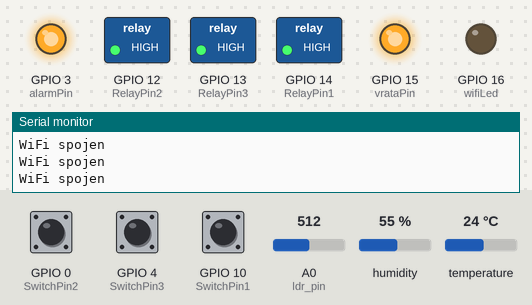
A sketch run on a simulated ESP8266 (NodeMCU). Shown: switched loads named in the sketch (green lamp = pin HIGH), output pins drawn as LEDs (lit = HIGH), the last lines printed to the serial monitor. Dashed ring = blinking. The test bench sets the inputs (shaded band); at power-on: GPIO 0 (SwitchPin2) HIGH, GPIO 4 (SwitchPin3) HIGH, GPIO 10 (SwitchPin1) HIGH, A0 (ldr_pin) = 512, humidity 55 %, temperature 24 °C. WiFi joins after 1.5 s; servers stay silent unless stated.

Above: at 3.0 s.
3.1 s: GPIO 0 (SwitchPin2) pulled LOW for 1 s
At 5.0 s:
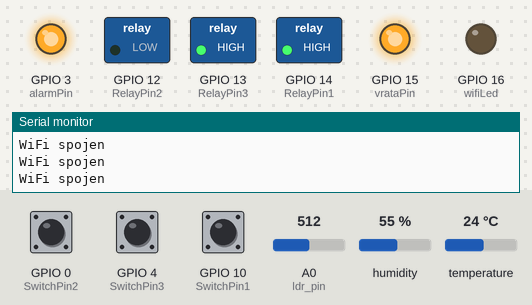
5.6 s: GPIO 4 (SwitchPin3) pulled LOW for 3.2 s
At 6.1 s:
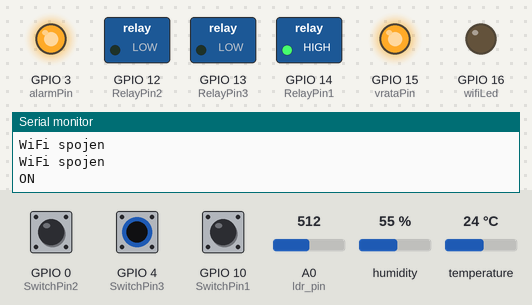
10.3 s: GPIO 10 (SwitchPin1) pulled LOW for 0.15 s
At 11.7 s:
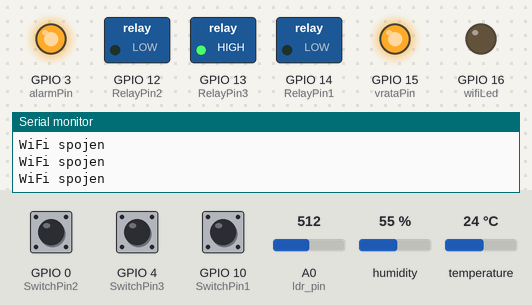
12.0 s: GPIO 0 (SwitchPin2) pulled LOW for 0.15 s
At 13.4 s:
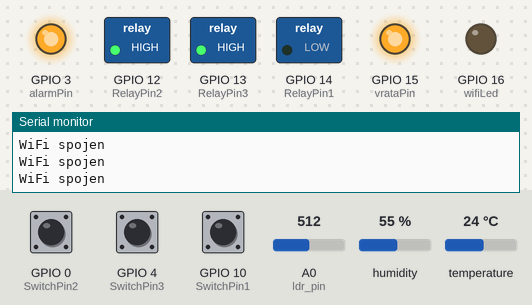
13.7 s: GPIO 4 (SwitchPin3) pulled LOW for 0.15 s
At 15.1 s:
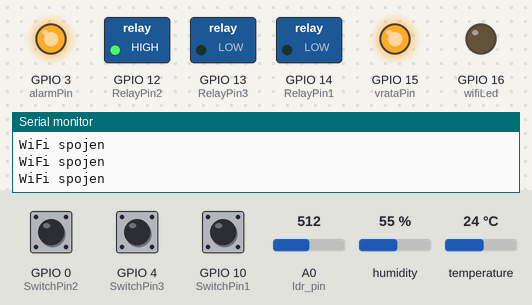
15.4 s: GPIO 10 (SwitchPin1) pulled LOW for 1 s
At 17.5 s:
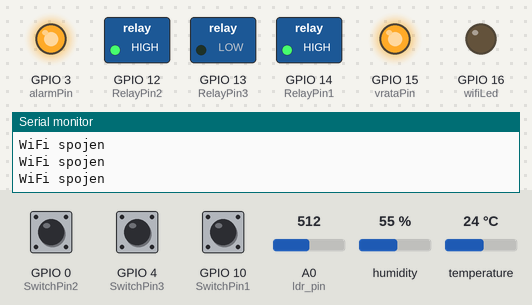
Timing chart, 0 to 18.9 s (numbered marks = the images above; inputs shaded):
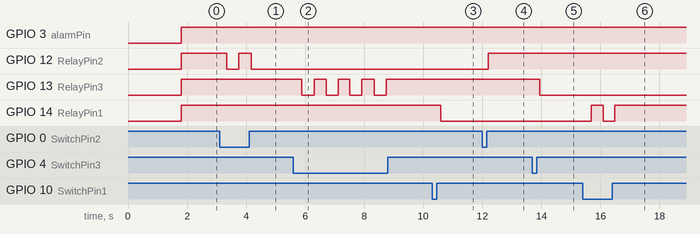

Measured:
- after the input at 3.1 s, GPIO 12 (RelayPin2): HIGH → LOW after 0.24 s, → HIGH 0.40 s later, → LOW 0.43 s later
- after the input at 5.6 s, GPIO 13 (RelayPin3): alternates HIGH for 0.40 s and LOW for 0.40 s, 8 changes in all, then stays HIGH, starting after 0.29 s
- after the input at 10.3 s, GPIO 14 (RelayPin1): HIGH → LOW after 0.29 s
- after the input at 12.0 s, GPIO 12 (RelayPin2): LOW → HIGH after 0.21 s
- after the input at 13.7 s, GPIO 13 (RelayPin3): HIGH → LOW after 0.25 s
- after the input at 15.4 s, GPIO 14 (RelayPin1): LOW → HIGH after 0.29 s, → LOW 0.40 s later, → HIGH 0.40 s later

The sketch:

esp8266.ino
```cpp
// Mislav Stipić 2021 "Sustav za pametnu kuću" (dio za esp8266)
// projekt uključuje mjerenje temperature i vlage, kontrola alarma, uređaja, i vrata preko BLYNK aplikacije,
// uključuje "tihi" alarm za notifikacije na mobitelu

// Projekt koristi dva mikrokontrolera zbog uštede ožičenja i manjka pinova na esp8266 ploči


#define BLYNK_PRINT Serial
#include <BlynkSimpleEsp8266.h>   // biblioteka za povezivanje s aplikacijom
#include <ESP8266WiFi.h>          // biblioteka za povezivanje s internetom
#include <SPI.h>                  // biblioteka za SPI protokol kod povezivanja s DHT11
#include <DHT.h>                  // biblioteka za DHT senzor
#include <Adafruit_Sensor.h>      // biblioteka za prilagodbu DHT biblioteke ovom mikrokontorleru

#define DHTPIN 5            // Digital pin D1 za DHT11

// Odkomentiraj senzor koji se koristi (u našem slučaju to je DHT11)

#define DHTTYPE DHT11       // DHT 11
//#define DHTTYPE DHT22     // DHT 22, AM2302, AM2321
//#define DHTTYPE DHT21     // DHT 21, AM2301

DHT dht(DHTPIN, DHTTYPE);   // pridjeli pin i tip senzora objektu dht

WidgetLED led1(V6);   // za notifikaciju aktivnosti alarma na mobitelu

// definicije pinova za spajanje
#define RelayPin1 14  //D5    // releji
#define RelayPin2 12  //D6
#define RelayPin3 13  //D7

#define vrataPin 15   //D8    // spoji na arduino pin 6
#define alarmPin 3    //RX    // spoji na arduino pin 7

#define SwitchPin1 10  //SD3  // pinovi za sklopkice
#define SwitchPin2 0   //D3
#define SwitchPin3 4   //D2

#define wifiLed   16   //D0   // led dioda za status wifija

#define VPIN_BUTTON_1    V1   // virtualni pinovi za povezivanje aplokacije sa programom
#define VPIN_BUTTON_2    V2
#define VPIN_BUTTON_3    V3
#define vrata_button     V4
#define alarm_button     V5

int rel_status_1 = 1; // statusi releja (0 je aktivno , 1 neaktivno)
int rel_status_2 = 1;
int rel_status_3 = 1;

int vrata_status = 1; // status za otvoreno/zatvoreno za vrata

int wifiFlag = 0;     // zasstavica za provjeru povezanosti s internetom

int ldr_pin = A0;          // pin za senzor alarma
int alarm_status = 0;      // varijabla koja služi za dojavu o statusu alarma
float analogValue;         // pomoćna varijabla za alarm (za očitanje sa senzora)

/*
#define AUTH "_MJrfol9yUZU3CSqUUmQ8dAhoiQWSHET"  // Token za Blynk aplikaciju.
#define WIFI_SSID "AndroidAP5552"             // Wifi ime
#define WIFI_PASS "enoc2257"          // wifi šifra
*/

char auth[] = "_MJrfol9yUZU3CSqUUmQ8dAhoiQWSHET";

// Your WiFi credentials.
// Set password to "" for open networks.
char ssid[] = "AndroidAP";   //enter your wi-fi name
char pass[] = "pass";

BlynkTimer timer; // inicijalizacija tajmera iz BlynkSimpleEsp8266.h biblioteke

void posaljiSenzor(){     //funkcija koja čita sa senzora i šalje podatke na mobitel

  float h = dht.readHumidity();    // čitaj vlažnost zraka sa DHT11 senzora
  float t = dht.readTemperature(); // čitaj temperaturu zraka sa DHT11 senzora

  Blynk.virtualWrite(V12, h);  //V11 is for Humidity
  Blynk.virtualWrite(V11, t);  //V12 is for Temperature
}


void mob_alarm(){     // funkcija za slanje notifikacije na mob o statusu alarma i paljenje alarma

 analogValue = analogRead(ldr_pin)* (3.3 / 1023.0); // provjeri senzor
 //Serial.println(analogValue);

 if(analogValue <= 3){  // ako je osvjetljenost senzora pala ispod 3.0 izvrši sljedeće
    led1.on();          // upali led diodu u aplikaciji
    alarm_status = 1;   // promjeni status alarma u "aktivno"
    digitalWrite(alarmPin, alarm_status);   // promjeni stanje na izlazu za uno
 }

 if(alarm_status == 0)   // ako alarm nije aktiviran nemoj raditi ništa
    led1.off();

   delay(100);
}


void relayOnOff(int relay){     // sortiranje ručnog i on line paljenja i gašenja releja

    switch(relay){        // aplikacija radi negirano (1 je LOW, 0 je HIGH)
      case 1:             // ako smo odabrali prvi relej promjeni njegovo stanje
             if(rel_status_1 == 1){
              digitalWrite(RelayPin1, LOW); // upali relej 1
              rel_status_1 = 0;             // promjeni status prvog releja
              Serial.println("ON");
              }
             else{
              digitalWrite(RelayPin1, HIGH); // ugasi relej 1
              rel_status_1 = 1;              // promjeni status prvog releja
              Serial.println("OFF");
              }
             delay(100);
      break;
      case 2:             // ako smo odabrali drugi relej promjeni njegovo stanje
             if(rel_status_2 == 1){
              digitalWrite(RelayPin2, LOW); // upali relej 2
              rel_status_2 = 0;             // promjeni status drugog releja
              Serial.println("ON");
              }
             else{
              digitalWrite(RelayPin2, HIGH); // ugasi relej 2
              rel_status_2 = 1;              // promjeni status drugog releja
              Serial.println("OFF");
              }
             delay(100);
      break;
      case 3:             // ako smo odabrali treći relej promjeni njegovo stanje
             if(rel_status_3 == 1){
              digitalWrite(RelayPin3, LOW); // upali relej 3
              rel_status_3 = 0;             // promjeni status trećeg releja
              Serial.println("ON");
              }
             else{
              digitalWrite(RelayPin3, HIGH); // ugasi relej 3
              rel_status_3 = 1;              // promjeni status trećeg releja
              Serial.println("OFF");
              }
             delay(100);
      break;

      default : break;      // u svim ostalim slučajevima nemoj ništa raditi
      }

}

void releji(){  // ručno paljenje releja

    if (digitalRead(SwitchPin1) == LOW){ // ako je sklopka 1, LOW
      delay(200);
      relayOnOff(1);   // promjeni stanje
      Blynk.virtualWrite(VPIN_BUTTON_1, rel_status_1);   // osvježi dugme 1 na aplikaciji
    }
    else if (digitalRead(SwitchPin2) == LOW){ // ako je sklopka 2, LOW
      delay(200);
      relayOnOff(2);   // promjeni stanje
      Blynk.virtualWrite(VPIN_BUTTON_2, rel_status_2);   // osvježi dugme 2 na aplikaciji
    }
    else if (digitalRead(SwitchPin3) == LOW){ // ako je sklopka 3, LOW
      delay(200);
      relayOnOff(3);   // promjeni stanje
      Blynk.virtualWrite(VPIN_BUTTON_3, rel_status_3);   // osvježi dugme 3 na aplikaciji
    }

}


// sinkronizacija sa aplikacijom u slučaju prekida interneta sa esp pločom
BLYNK_CONNECTED() {
  // zatraži zadnju vrijednost sa servera
  Blynk.syncVirtual(VPIN_BUTTON_1);   //dugmad za releje
  Blynk.syncVirtual(VPIN_BUTTON_2);
  Blynk.syncVirtual(VPIN_BUTTON_3);

  Blynk.syncVirtual(vrata_button);  // dugme za vrata
  Blynk.syncVirtual(alarm_button);  // dugme za reset alarma
}

// kada upremo dugme promijeni stanja

BLYNK_WRITE(VPIN_BUTTON_1) {
  rel_status_1 = param.asInt();            // spremi vrijednost u stanje 1 sa mobitela
  digitalWrite(RelayPin1, rel_status_1);   // promjeni stanje na izlazu
}

BLYNK_WRITE(VPIN_BUTTON_2) {
  rel_status_2 = param.asInt();            // spremi vrijednost u stanje 2 sa mobitela
  digitalWrite(RelayPin2, rel_status_2);   // promjeni stanje na izlazu
}

BLYNK_WRITE(VPIN_BUTTON_3) {
  rel_status_3 = param.asInt();            // spremi vrijednost u stanje 3 sa mobitela
  digitalWrite(RelayPin3, rel_status_3);   // promjeni stanje na izlazu
}


BLYNK_WRITE(vrata_button) {
  vrata_status = param.asInt();           // spremi vrijednost u vrata_status sa mobitela
  digitalWrite(vrataPin, vrata_status);   // promjeni stanje na izlazu
}

BLYNK_WRITE(alarm_button) {
  alarm_status = param.asInt();           // spremi vrijednost u alarm_status sa mobitela
  digitalWrite(alarmPin, alarm_status);   // promjeni stanje na izlazu
}


void checkBlynkStatus(){ // ova funkcija se poziva svako 3 sekunde sa SimpleTimer-om

  bool isconnected = Blynk.connected();   // provjera da li je ploča spojena s internetom
  if (isconnected == false) {    // ako ploča nije spojena s internetom
    wifiFlag = 1;                // promjeni stanje zastavice
    digitalWrite(wifiLed, HIGH); // isključi ledicu za status povezanosti s internetom
  }
  if (isconnected == true) {    // ako je sloča spojena s internetom
    wifiFlag = 0;               // promjeni stanje zastavice
    digitalWrite(wifiLed, LOW); // uključi ledicu za status povezanosti s internetom
  }
}

// setup funkcija je funkcija koja se izvršava samo jedan put
void setup()
{
  Serial.begin(9600); // usb povezivanje s računalom 9600 mbps

  Blynk.begin(auth, ssid, pass);
  pinMode(RelayPin1, OUTPUT); // definicija relejni pinova kao izlazi
  pinMode(RelayPin2, OUTPUT);
  pinMode(RelayPin3, OUTPUT);

  pinMode(vrataPin, OUTPUT);  // definicija pina za status otvorenosti vrata kao izlaz za povezivanjem sa uno-om
  pinMode(alarmPin, OUTPUT);  // definicija pina za status alarma kao izlaz za povezivanjem sa uno-om

  pinMode(wifiLed, OUTPUT);   // led dioda za status povezanosti kao izlaz

  pinMode(SwitchPin1, INPUT_PULLUP);  // definicja pinova za sklopkice za releje
  pinMode(SwitchPin2, INPUT_PULLUP);
  pinMode(SwitchPin3, INPUT_PULLUP);

  digitalWrite(RelayPin1, rel_status_1); //tijekom pokretanja isključi sve releje
  digitalWrite(RelayPin2, rel_status_2);
  digitalWrite(RelayPin3, rel_status_3);

  digitalWrite(vrataPin, vrata_status); // također isključi pinove sa uno-om za vrata i alarm
  digitalWrite(alarmPin, alarm_status);

  dht.begin();  // pokreni biblioteku za dht senzor

            // pridjeli šifru i ime mreže biblioteci ESP8266WiFi.h
  timer.setInterval(3000L, checkBlynkStatus); // tajmer koji gleda svako 3 sekunde povezanost s internetom
  timer.setInterval(1000L, posaljiSenzor);    // funkcija za slanje podataka senzora za temp i vlagu na mob
  /*
  Blynk.config(AUTH);
  WiFi.begin(WIFI_SSID, WIFI_PASS);                         // pridjeli token biblioteci BlynkSimpleEsp8266.h
  */
}

void loop(){


  if (WiFi.status() != WL_CONNECTED) // provjeri povezanost s internetom
  {
    Serial.println("WiFi nije spojen");
  }
  else
  {
    Serial.println("WiFi spojen");
    Blynk.run();                        // ako je povezano onda dopusti rad BlynkSimpleEsp8266.h biblioteke
  }

  timer.run(); // inicijalizacija tajmera

  if (wifiFlag == 0){ // ako je zastavica u 0 pokreni funkcije

    releji();  // kontrola releja preko interneta
    mob_alarm();
    posaljiSenzor();

  }

}
////////////kraj glavne petlje//////////////////////////////////////////////////////////////////////
```
